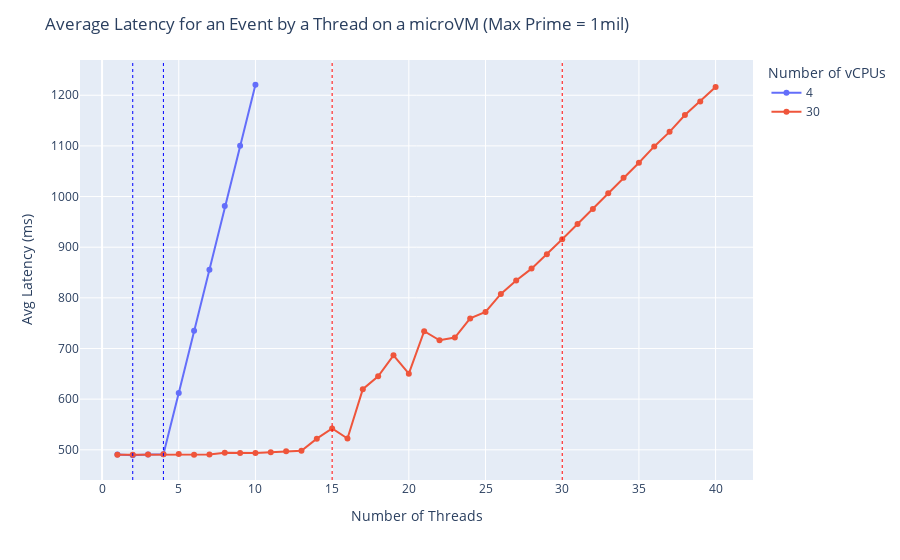

The notebook cell saved with this chart:
### Code cell
dff = df.loc[((df['Number of vCPUs'] == 4) | (df['Number of vCPUs'] == 30)) & (df['Max Prime'] == 1000000)]

fig = px.line(dff, x='Number of Threads', y='Avg Latency (ms)', color='Number of vCPUs', markers=True)
fig.add_vline(x=2, line_width=1, line_dash="dot", line_color="blue")
fig.add_vline(x=4, line_width=1, line_dash="dot", line_color="blue")
fig.add_vline(x=15, line_width=1, line_dash="dot", line_color="red")
fig.add_vline(x=30, line_width=1, line_dash="dot", line_color="red")
fig['layout'].update(title='Average Latency for an Event by a Thread on a microVM (Max Prime = 1mil)')
fig.show()

### Figure 1 — Plotly figure (JSON) as saved in the notebook; plotly's stock layout.template omitted (floating-point values rounded to 4 significant figures)
{"data": [{"hovertemplate": "Number of vCPUs=4<br>Number of Threads=%{x}<br>Avg Latency (ms)=%{y}<extra></extra>", "legendgroup": "4", "line": {"color": "#636efa", "dash": "solid"}, "marker": {"symbol": "circle"}, "mode": "lines+markers", "name": "4", "orientation": "v", "showlegend": true, "type": "scatter", "x": [1, 2, 3, 4, 5, 6, 7, 8, 9, 10], "xaxis": "x", "y": [490.8, 489.2, 490.8, 491.3, 612.2, 734.9, 855.6, 981.4, 1100.0, 1221.0], "yaxis": "y"}, {"hovertemplate": "Number of vCPUs=30<br>Number of Threads=%{x}<br>Avg Latency (ms)=%{y}<extra></extra>", "legendgroup": "30", "line": {"color": "#EF553B", "dash": "solid"}, "marker": {"symbol": "circle"}, "mode": "lines+markers", "name": "30", "orientation": "v", "showlegend": true, "type": "scatter", "x": [1, 2, 3, 4, 5, 6, 7, 8, 9, 10, 11, 12, 13, 14, 15, 16, 17, 18, 19, 20, 21, 22, 23, 24, 25, 26, 27, 28, 29, 30, 31, 32, 33, 34, 35, 36, 37, 38, 39, 40], "xaxis": "x", "y": [490.2, 490.3, 490.6, 491.2, 491.7, 490.4, 490.7, 494.0, 493.5, 493.6, 495.4, 497.0, 498.1, 522.0, 542.0, 522.3, 619.8, 645.0, 686.5, 650.4, 734.1, 716.1, 721.5, 759.4, 772.1, 807.7, 834.3, 857.7, 885.9, 915.7, 945.9, 975.6, 1007.0, 1037.0, 1067.0, 1099.0, 1128.0, 1161.0, 1188.0, 1216.0], "yaxis": "y"}], "layout": {"legend": {"title": {"text": "Number of vCPUs"}, "tracegroupgap": 0}, "margin": {"t": 60}, "shapes": [{"line": {"color": "blue", "dash": "dot", "width": 1}, "type": "line", "x0": 2, "x1": 2, "xref": "x", "y0": 0, "y1": 1, "yref": "y domain"}, {"line": {"color": "blue", "dash": "dot", "width": 1}, "type": "line", "x0": 4, "x1": 4, "xref": "x", "y0": 0, "y1": 1, "yref": "y domain"}, {"line": {"color": "red", "dash": "dot", "width": 1}, "type": "line", "x0": 15, "x1": 15, "xref": "x", "y0": 0, "y1": 1, "yref": "y domain"}, {"line": {"color": "red", "dash": "dot", "width": 1}, "type": "line", "x0": 30, "x1": 30, "xref": "x", "y0": 0, "y1": 1, "yref": "y domain"}], "title": {"text": "Average Latency for an Event by a Thread on a microVM (Max Prime = 1mil)"}, "xaxis": {"anchor": "y", "domain": [0, 1], "title": {"text": "Number of Threads"}}, "yaxis": {"anchor": "x", "domain": [0, 1], "title": {"text": "Avg Latency (ms)"}}}}
